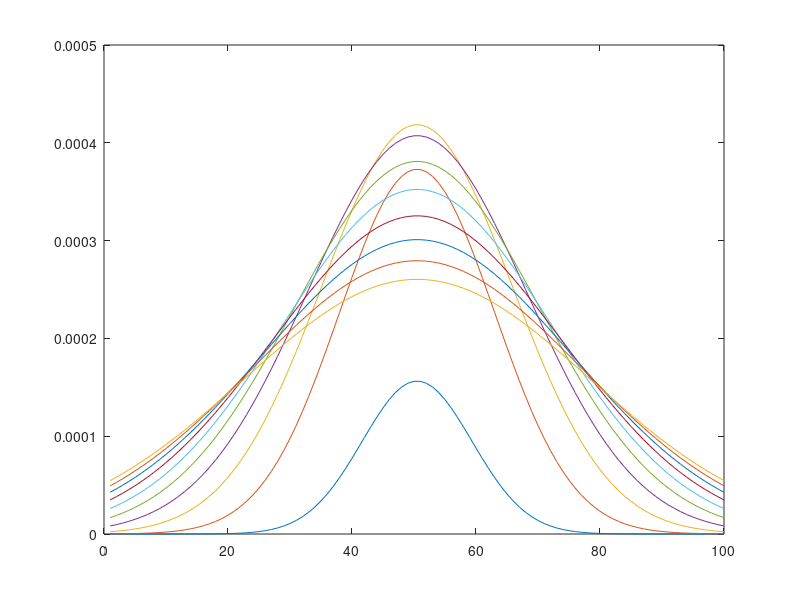
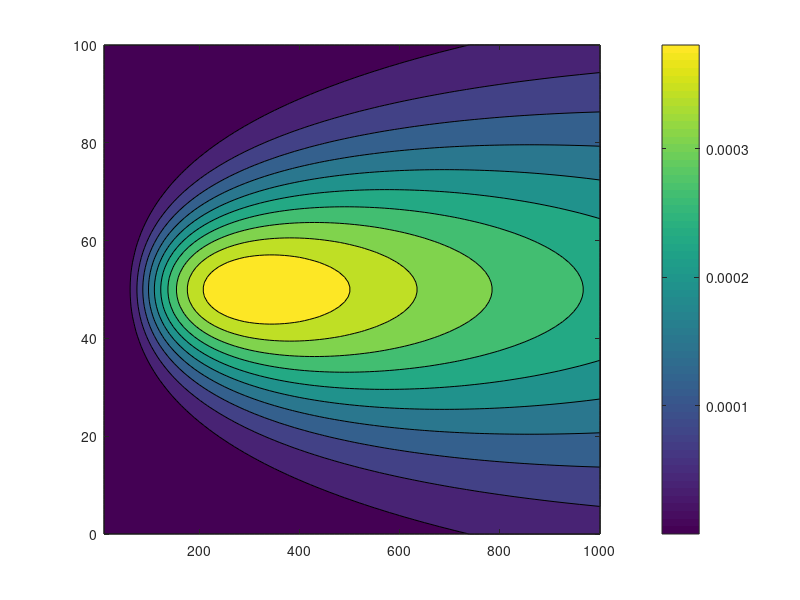

The MATLAB script that drew these images, in order:
function GaussianPlume
% Gaussian plume model 
%    using MATLAB analytical solutions                   
%
%   $Ekkehard Holzbecher  $Date: 2006/08/21$
%-----------------------------------------------------------------------
Dy = 0.2; Dz = 1;           % diffusivities
v = 0.5;                    % velocity
lambda = 0;                 % decay rate
Q = 1;                      % emission rate(s)
xstack = 0; ystack = 50;    % stack location(s)
xmin = 10; xmax = 1000;     % x-axis interval
ymin = 0; ymax = 100;       % y-axis interval (used only for d>1)
H = 50;                     % effective stack height(s) 
z = 0;                      % height of observation (=0 for ground surface)
gplot = 1;                  % plot option (=1 yes; =0 no)
gcont = 2;                  % contour plot option (=2 filled; =1 yes; =0 none) 

%----------------------------------execution-------------------------------
[x,y] = meshgrid (linspace(xmin,xmax,100),linspace(ymin,ymax,100));
c = zeros (size(x)); e = ones(size(x));
for i = 1:size(Q,2)
    xx = x - xstack(i); yy = y - ystack(i); 
    c = c + Q(i)*e./(4*pi*xx*sqrt(Dy*Dz)).*exp(-v*yy.*yy./(4*Dy*xx)).*... 
    (exp(-v*(z-H(i))*(z-H(i))*e./(4*Dz*xx))+exp(-v*(z+H(i))*(z+H(i))*e./(4*Dz*xx)))...
    .*exp(-lambda*xx/v);
end

%----------------------------------output----------------------------------
if gplot
    for i = 10:10:100
	    plot (c(:,i)); hold on;
    end
end
if gcont
    figure;
    if gcont > 1
        contourf (x,y,c); colorbar;
    else
        contour (x,y,c); 
    end
end
